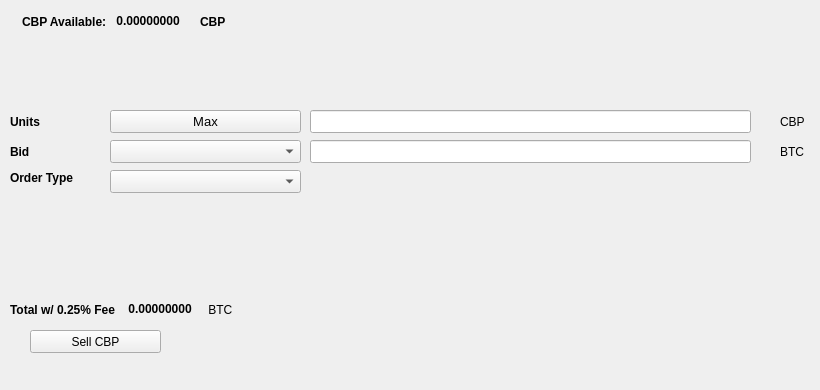
   <widget class="QWidget" name="SellTab">
    <attribute name="title">
     <string>Sell</string>
    </attribute>
    <widget class="QLabel" name="label_16">
     <property name="geometry">
      <rect>
       <x>780</x>
       <y>140</y>
       <width>31</width>
       <height>23</height>
      </rect>
     </property>
     <property name="text">
      <string>BTC</string>
     </property>
    </widget>
    <widget class="QComboBox" name="SellBidcomboBox">
     <property name="geometry">
      <rect>
       <x>110</x>
       <y>140</y>
       <width>191</width>
       <height>23</height>
      </rect>
     </property>
     <property name="font">
      <font>
       <pointsize>10</pointsize>
      </font>
     </property>
    </widget>
    <widget class="QLabel" name="label_18">
     <property name="geometry">
      <rect>
       <x>10</x>
       <y>110</y>
       <width>46</width>
       <height>23</height>
      </rect>
     </property>
     <property name="font">
      <font>
       <weight>75</weight>
       <bold>true</bold>
      </font>
     </property>
     <property name="text">
      <string>Units</string>
     </property>
    </widget>
    <widget class="QPushButton" name="Sell_Max_Amount">
     <property name="geometry">
      <rect>
       <x>110</x>
       <y>110</y>
       <width>191</width>
       <height>23</height>
      </rect>
     </property>
     <property name="font">
      <font>
       <pointsize>10</pointsize>
      </font>
     </property>
     <property name="text">
      <string>Max</string>
     </property>
    </widget>
    <widget class="QLabel" name="label_20">
     <property name="geometry">
      <rect>
       <x>10</x>
       <y>170</y>
       <width>91</width>
       <height>16</height>
      </rect>
     </property>
     <property name="font">
      <font>
       <weight>75</weight>
       <bold>true</bold>
      </font>
     </property>
     <property name="text">
      <string>Order Type</string>
     </property>
    </widget>
    <widget class="QComboBox" name="SellOrdertypeCombo">
     <property name="geometry">
      <rect>
       <x>110</x>
       <y>170</y>
       <width>191</width>
       <height>23</height>
      </rect>
     </property>
     <property name="font">
      <font>
       <pointsize>10</pointsize>
      </font>
     </property>
    </widget>
    <widget class="QLabel" name="label_21">
     <property name="geometry">
      <rect>
       <x>10</x>
       <y>140</y>
       <width>46</width>
       <height>23</height>
      </rect>
     </property>
     <property name="font">
      <font>
       <weight>75</weight>
       <bold>true</bold>
      </font>
     </property>
     <property name="text">
      <string>Bid</string>
     </property>
    </widget>
    <widget class="QLabel" name="label_22">
     <property name="geometry">
      <rect>
       <x>780</x>
       <y>110</y>
       <width>31</width>
       <height>23</height>
      </rect>
     </property>
     <property name="text">
      <string>CBP</string>
     </property>
    </widget>
    <widget class="QLineEdit" name="UnitsInputCBP">
     <property name="geometry">
      <rect>
       <x>310</x>
       <y>110</y>
       <width>441</width>
       <height>23</height>
      </rect>
     </property>
     <property name="font">
      <font>
       <pointsize>9</pointsize>
       <weight>75</weight>
       <bold>true</bold>
      </font>
     </property>
    </widget>
    <widget class="QLineEdit" name="SellBidPriceEdit">
     <property name="geometry">
      <rect>
       <x>310</x>
       <y>140</y>
       <width>441</width>
       <height>23</height>
      </rect>
     </property>
     <property name="font">
      <font>
       <pointsize>9</pointsize>
       <weight>75</weight>
       <bold>true</bold>
      </font>
     </property>
    </widget>
    <widget class="QPushButton" name="SellCBPBTN">
     <property name="geometry">
      <rect>
       <x>30</x>
       <y>330</y>
       <width>131</width>
       <height>23</height>
      </rect>
     </property>
     <property name="text">
      <string>Sell CBP</string>
     </property>
     <property name="icon">
      <iconset resource="../cbp">
       <normaloff>:/icons/bitcoin</normaloff>:/icons/bitcoin</iconset>
     </property>
    </widget>
    <widget class="QWidget" name="layoutWidget3">
     <property name="geometry">
      <rect>
       <x>22</x>
       <y>12</y>
       <width>258</width>
       <height>19</height>
      </rect>
     </property>
     <layout class="QHBoxLayout" name="horizontalLayout">
      <item>
       <widget class="QLabel" name="label232_2">
        <property name="font">
         <font>
          <weight>75</weight>
          <bold>true</bold>
         </font>
        </property>
        <property name="text">
         <string>CBP Available:</string>
        </property>
       </widget>
      </item>
      <item>
       <widget class="QLabel" name="CBPAvailableLabel">
        <property name="palette">
         <palette>
          <active>
           <colorrole role="WindowText">
            <brush brushstyle="SolidPattern">
             <color alpha="255">
              <red>0</red>
              <green>0</green>
              <blue>0</blue>
             </color>
            </brush>
           </colorrole>
           <colorrole role="Button">
            <brush brushstyle="SolidPattern">
             <color alpha="255">
              <red>0</red>
              <green>170</green>
              <blue>0</blue>
             </color>
            </brush>
           </colorrole>
           <colorrole role="Light">
            <brush brushstyle="SolidPattern">
             <color alpha="255">
              <red>0</red>
              <green>255</green>
              <blue>0</blue>
             </color>
            </brush>
           </colorrole>
           <colorrole role="Midlight">
            <brush brushstyle="SolidPattern">
             <color alpha="255">
              <red>0</red>
              <green>212</green>
              <blue>0</blue>
             </color>
            </brush>
           </colorrole>
           <colorrole role="Dark">
            <brush brushstyle="SolidPattern">
             <color alpha="255">
              <red>0</red>
              <green>85</green>
              <blue>0</blue>
             </color>
            </brush>
           </colorrole>
           <colorrole role="Mid">
            <brush brushstyle="SolidPattern">
             <color alpha="255">
              <red>0</red>
              <green>113</green>
              <blue>0</blue>
             </color>
            </brush>
           </colorrole>
           <colorrole role="Text">
            <brush brushstyle="SolidPattern">
             <color alpha="255">
              <red>0</red>
              <green>170</green>
              <blue>0</blue>
             </color>
            </brush>
           </colorrole>
           <colorrole role="BrightText">
            <brush brushstyle="SolidPattern">
             <color alpha="255">
              <red>255</red>
              <green>255</green>
              <blue>255</blue>
             </color>
            </brush>
           </colorrole>
           <colorrole role="ButtonText">
            <brush brushstyle="SolidPattern">
             <color alpha="255">
              <red>0</red>
              <green>0</green>
              <blue>0</blue>
             </color>
            </brush>
           </colorrole>
           <colorrole role="Base">
            <brush brushstyle="SolidPattern">
             <color alpha="255">
              <red>255</red>
              <green>255</green>
              <blue>255</blue>
             </color>
            </brush>
           </colorrole>
           <colorrole role="Window">
            <brush brushstyle="SolidPattern">
             <color alpha="255">
              <red>0</red>
              <green>170</green>
              <blue>0</blue>
             </color>
            </brush>
           </colorrole>
           <colorrole role="Shadow">
            <brush brushstyle="SolidPattern">
             <color alpha="255">
              <red>0</red>
              <green>0</green>
              <blue>0</blue>
             </color>
            </brush>
           </colorrole>
           <colorrole role="AlternateBase">
            <brush brushstyle="SolidPattern">
             <color alpha="255">
              <red>127</red>
              <green>212</green>
              <blue>127</blue>
             </color>
            </brush>
           </colorrole>
           <colorrole role="ToolTipBase">
            <brush brushstyle="SolidPattern">
             <color alpha="255">
              <red>255</red>
              <green>255</green>
              <blue>220</blue>
             </color>
            </brush>
           </colorrole>
           <colorrole role="ToolTipText">
            <brush brushstyle="SolidPattern">
             <color alpha="255">
              <red>0</red>
              <green>0</green>
              <blue>0</blue>
             </color>
            </brush>
           </colorrole>
          </active>
          <inactive>
           <colorrole role="WindowText">
            <brush brushstyle="SolidPattern">
             <color alpha="255">
              <red>0</red>
              <green>0</green>
              <blue>0</blue>
             </color>
            </brush>
           </colorrole>
           <colorrole role="Button">
            <brush brushstyle="SolidPattern">
             <color alpha="255">
              <red>0</red>
              <green>170</green>
              <blue>0</blue>
             </color>
            </brush>
           </colorrole>
           <colorrole role="Light">
            <brush brushstyle="SolidPattern">
             <color alpha="255">
              <red>0</red>
              <green>255</green>
              <blue>0</blue>
             </color>
            </brush>
           </colorrole>
           <colorrole role="Midlight">
            <brush brushstyle="SolidPattern">
             <color alpha="255">
              <red>0</red>
              <green>212</green>
              <blue>0</blue>
             </color>
            </brush>
           </colorrole>
           <colorrole role="Dark">
            <brush brushstyle="SolidPattern">
             <color alpha="255">
              <red>0</red>
              <green>85</green>
              <blue>0</blue>
             </color>
            </brush>
           </colorrole>
           <colorrole role="Mid">
            <brush brushstyle="SolidPattern">
             <color alpha="255">
              <red>0</red>
              <green>113</green>
              <blue>0</blue>
             </color>
            </brush>
           </colorrole>
           <colorrole role="Text">
            <brush brushstyle="SolidPattern">
             <color alpha="255">
              <red>0</red>
              <green>170</green>
              <blue>0</blue>
             </color>
            </brush>
           </colorrole>
           <colorrole role="BrightText">
            <brush brushstyle="SolidPattern">
             <color alpha="255">
              <red>255</red>
              <green>255</green>
              <blue>255</blue>
             </color>
            </brush>
           </colorrole>
           <colorrole role="ButtonText">
            <brush brushstyle="SolidPattern">
             <color alpha="255">
              <red>0</red>
              <green>0</green>
              <blue>0</blue>
             </color>
            </brush>
           </colorrole>
           <colorrole role="Base">
            <brush brushstyle="SolidPattern">
             <color alpha="255">
              <red>255</red>
              <green>255</green>
              <blue>255</blue>
             </color>
            </brush>
           </colorrole>
           <colorrole role="Window">
            <brush brushstyle="SolidPattern">
             <color alpha="255">
              <red>0</red>
              <green>170</green>
              <blue>0</blue>
             </color>
            </brush>
           </colorrole>
           <colorrole role="Shadow">
            <brush brushstyle="SolidPattern">
             <color alpha="255">
              <red>0</red>
              <green>0</green>
              <blue>0</blue>
             </color>
            </brush>
           </colorrole>
           <colorrole role="AlternateBase">
            <brush brushstyle="SolidPattern">
             <color alpha="255">
              <red>127</red>
              <green>212</green>
              <blue>127</blue>
             </color>
            </brush>
           </colorrole>
           <colorrole role="ToolTipBase">
            <brush brushstyle="SolidPattern">
             <color alpha="255">
              <red>255</red>
              <green>255</green>
              <blue>220</blue>
             </color>
            </brush>
           </colorrole>
           <colorrole role="ToolTipText">
            <brush brushstyle="SolidPattern">
             <color alpha="255">
              <red>0</red>
              <green>0</green>
              <blue>0</blue>
             </color>
            </brush>
           </colorrole>
          </inactive>
          <disabled>
           <colorrole role="WindowText">
            <brush brushstyle="SolidPattern">
             <color alpha="255">
              <red>0</red>
              <green>85</green>
              <blue>0</blue>
             </color>
            </brush>
           </colorrole>
           <colorrole role="Button">
            <brush brushstyle="SolidPattern">
             <color alpha="255">
              <red>0</red>
              <green>170</green>
              <blue>0</blue>
             </color>
            </brush>
           </colorrole>
           <colorrole role="Light">
            <brush brushstyle="SolidPattern">
             <color alpha="255">
              <red>0</red>
              <green>255</green>
              <blue>0</blue>
             </color>
            </brush>
           </colorrole>
           <colorrole role="Midlight">
            <brush brushstyle="SolidPattern">
             <color alpha="255">
              <red>0</red>
              <green>212</green>
              <blue>0</blue>
             </color>
            </brush>
           </colorrole>
           <colorrole role="Dark">
            <brush brushstyle="SolidPattern">
             <color alpha="255">
              <red>0</red>
              <green>85</green>
              <blue>0</blue>
             </color>
            </brush>
           </colorrole>
           <colorrole role="Mid">
            <brush brushstyle="SolidPattern">
             <color alpha="255">
              <red>0</red>
              <green>113</green>
              <blue>0</blue>
             </color>
            </brush>
           </colorrole>
           <colorrole role="Text">
            <brush brushstyle="SolidPattern">
             <color alpha="255">
              <red>0</red>
              <green>85</green>
              <blue>0</blue>
             </color>
            </brush>
           </colorrole>
           <colorrole role="BrightText">
            <brush brushstyle="SolidPattern">
             <color alpha="255">
              <red>255</red>
              <green>255</green>
              <blue>255</blue>
             </color>
            </brush>
           </colorrole>
           <colorrole role="ButtonText">
            <brush brushstyle="SolidPattern">
             <color alpha="255">
              <red>0</red>
              <green>85</green>
              <blue>0</blue>
             </color>
            </brush>
           </colorrole>
           <colorrole role="Base">
            <brush brushstyle="SolidPattern">
             <color alpha="255">
              <red>0</red>
              <green>170</green>
              <blue>0</blue>
             </color>
            </brush>
           </colorrole>
           <colorrole role="Window">
            <brush brushstyle="SolidPattern">
             <color alpha="255">
              <red>0</red>
              <green>170</green>
              <blue>0</blue>
             </color>
            </brush>
           </colorrole>
           <colorrole role="Shadow">
            <brush brushstyle="SolidPattern">
             <color alpha="255">
              <red>0</red>
              <green>0</green>
              <blue>0</blue>
             </color>
            </brush>
           </colorrole>
           <colorrole role="AlternateBase">
            <brush brushstyle="SolidPattern">
             <color alpha="255">
              <red>0</red>
              <green>170</green>
              <blue>0</blue>
             </color>
            </brush>
           </colorrole>
           <colorrole role="ToolTipBase">
            <brush brushstyle="SolidPattern">
             <color alpha="255">
              <red>255</red>
              <green>255</green>
              <blue>220</blue>
             </color>
            </brush>
           </colorrole>
           <colorrole role="ToolTipText">
            <brush brushstyle="SolidPattern">
             <color alpha="255">
              <red>0</red>
              <green>0</green>
              <blue>0</blue>
             </color>
            </brush>
           </colorrole>
          </disabled>
         </palette>
        </property>
        <property name="font">
         <font>
          <weight>75</weight>
          <bold>true</bold>
         </font>
        </property>
        <property name="text">
         <string> 0.00000000 </string>
        </property>
        <property name="textInteractionFlags">
         <set>Qt::LinksAccessibleByMouse|Qt::TextSelectableByKeyboard|Qt::TextSelectableByMouse</set>
        </property>
       </widget>
      </item>
      <item>
       <widget class="QLabel" name="labelCBP">
        <property name="font">
         <font>
          <weight>75</weight>
          <bold>true</bold>
         </font>
        </property>
        <property name="text">
         <string>CBP</string>
        </property>
       </widget>
      </item>
     </layout>
    </widget>
    <widget class="QWidget" name="layoutWidget">
     <property name="geometry">
      <rect>
       <x>10</x>
       <y>300</y>
       <width>268</width>
       <height>19</height>
      </rect>
     </property>
     <layout class="QHBoxLayout" name="horizontalLayout_2">
      <item>
       <widget class="QLabel" name="label_19">
        <property name="font">
         <font>
          <weight>75</weight>
          <bold>true</bold>
         </font>
        </property>
        <property name="text">
         <string>Total w/ 0.25% Fee </string>
        </property>
       </widget>
      </item>
      <item>
       <widget class="QLabel" name="SellCostLabel">
        <property name="palette">
         <palette>
          <active>
           <colorrole role="WindowText">
            <brush brushstyle="SolidPattern">
             <color alpha="255">
              <red>0</red>
              <green>0</green>
              <blue>0</blue>
             </color>
            </brush>
           </colorrole>
           <colorrole role="Button">
            <brush brushstyle="SolidPattern">
             <color alpha="255">
              <red>0</red>
              <green>170</green>
              <blue>0</blue>
             </color>
            </brush>
           </colorrole>
           <colorrole role="Light">
            <brush brushstyle="SolidPattern">
             <color alpha="255">
              <red>0</red>
              <green>255</green>
              <blue>0</blue>
             </color>
            </brush>
           </colorrole>
           <colorrole role="Midlight">
            <brush brushstyle="SolidPattern">
             <color alpha="255">
              <red>0</red>
              <green>212</green>
              <blue>0</blue>
             </color>
            </brush>
           </colorrole>
           <colorrole role="Dark">
            <brush brushstyle="SolidPattern">
             <color alpha="255">
              <red>0</red>
              <green>85</green>
              <blue>0</blue>
             </color>
            </brush>
           </colorrole>
           <colorrole role="Mid">
            <brush brushstyle="SolidPattern">
             <color alpha="255">
              <red>0</red>
              <green>113</green>
              <blue>0</blue>
             </color>
            </brush>
           </colorrole>
           <colorrole role="Text">
            <brush brushstyle="SolidPattern">
             <color alpha="255">
              <red>0</red>
              <green>170</green>
              <blue>0</blue>
             </color>
            </brush>
           </colorrole>
           <colorrole role="BrightText">
            <brush brushstyle="SolidPattern">
             <color alpha="255">
              <red>255</red>
              <green>255</green>
              <blue>255</blue>
             </color>
            </brush>
           </colorrole>
           <colorrole role="ButtonText">
            <brush brushstyle="SolidPattern">
             <color alpha="255">
              <red>0</red>
              <green>0</green>
              <blue>0</blue>
             </color>
            </brush>
           </colorrole>
           <colorrole role="Base">
            <brush brushstyle="SolidPattern">
             <color alpha="255">
              <red>255</red>
              <green>255</green>
              <blue>255</blue>
             </color>
            </brush>
           </colorrole>
           <colorrole role="Window">
            <brush brushstyle="SolidPattern">
             <color alpha="255">
              <red>0</red>
              <green>170</green>
              <blue>0</blue>
             </color>
            </brush>
           </colorrole>
           <colorrole role="Shadow">
            <brush brushstyle="SolidPattern">
             <color alpha="255">
              <red>0</red>
              <green>0</green>
              <blue>0</blue>
             </color>
            </brush>
           </colorrole>
           <colorrole role="AlternateBase">
            <brush brushstyle="SolidPattern">
             <color alpha="255">
              <red>127</red>
              <green>212</green>
              <blue>127</blue>
             </color>
            </brush>
           </colorrole>
           <colorrole role="ToolTipBase">
            <brush brushstyle="SolidPattern">
             <color alpha="255">
              <red>255</red>
              <green>255</green>
              <blue>220</blue>
             </color>
            </brush>
           </colorrole>
           <colorrole role="ToolTipText">
            <brush brushstyle="SolidPattern">
             <color alpha="255">
              <red>0</red>
              <green>0</green>
              <blue>0</blue>
             </color>
            </brush>
           </colorrole>
          </active>
          <inactive>
           <colorrole role="WindowText">
            <brush brushstyle="SolidPattern">
             <color alpha="255">
              <red>0</red>
              <green>0</green>
              <blue>0</blue>
             </color>
            </brush>
           </colorrole>
           <colorrole role="Button">
            <brush brushstyle="SolidPattern">
             <color alpha="255">
              <red>0</red>
              <green>170</green>
              <blue>0</blue>
             </color>
            </brush>
           </colorrole>
           <colorrole role="Light">
            <brush brushstyle="SolidPattern">
             <color alpha="255">
              <red>0</red>
              <green>255</green>
              <blue>0</blue>
             </color>
            </brush>
           </colorrole>
           <colorrole role="Midlight">
            <brush brushstyle="SolidPattern">
             <color alpha="255">
              <red>0</red>
              <green>212</green>
              <blue>0</blue>
             </color>
            </brush>
           </colorrole>
           <colorrole role="Dark">
            <brush brushstyle="SolidPattern">
             <color alpha="255">
              <red>0</red>
              <green>85</green>
              <blue>0</blue>
             </color>
            </brush>
           </colorrole>
           <colorrole role="Mid">
            <brush brushstyle="SolidPattern">
             <color alpha="255">
              <red>0</red>
              <green>113</green>
              <blue>0</blue>
             </color>
            </brush>
           </colorrole>
           <colorrole role="Text">
            <brush brushstyle="SolidPattern">
             <color alpha="255">
              <red>0</red>
              <green>170</green>
              <blue>0</blue>
             </color>
            </brush>
           </colorrole>
           <colorrole role="BrightText">
            <brush brushstyle="SolidPattern">
             <color alpha="255">
              <red>255</red>
              <green>255</green>
              <blue>255</blue>
             </color>
            </brush>
           </colorrole>
           <colorrole role="ButtonText">
            <brush brushstyle="SolidPattern">
             <color alpha="255">
              <red>0</red>
              <green>0</green>
              <blue>0</blue>
             </color>
            </brush>
           </colorrole>
           <colorrole role="Base">
            <brush brushstyle="SolidPattern">
             <color alpha="255">
              <red>255</red>
              <green>255</green>
              <blue>255</blue>
             </color>
            </brush>
           </colorrole>
           <colorrole role="Window">
            <brush brushstyle="SolidPattern">
             <color alpha="255">
              <red>0</red>
              <green>170</green>
              <blue>0</blue>
             </color>
            </brush>
           </colorrole>
           <colorrole role="Shadow">
            <brush brushstyle="SolidPattern">
             <color alpha="255">
              <red>0</red>
              <green>0</green>
              <blue>0</blue>
             </color>
            </brush>
           </colorrole>
           <colorrole role="AlternateBase">
            <brush brushstyle="SolidPattern">
             <color alpha="255">
              <red>127</red>
              <green>212</green>
              <blue>127</blue>
             </color>
            </brush>
           </colorrole>
           <colorrole role="ToolTipBase">
            <brush brushstyle="SolidPattern">
             <color alpha="255">
              <red>255</red>
              <green>255</green>
              <blue>220</blue>
             </color>
            </brush>
           </colorrole>
           <colorrole role="ToolTipText">
            <brush brushstyle="SolidPattern">
             <color alpha="255">
              <red>0</red>
              <green>0</green>
              <blue>0</blue>
             </color>
            </brush>
           </colorrole>
          </inactive>
          <disabled>
           <colorrole role="WindowText">
            <brush brushstyle="SolidPattern">
             <color alpha="255">
              <red>0</red>
              <green>85</green>
              <blue>0</blue>
             </color>
            </brush>
           </colorrole>
           <colorrole role="Button">
            <brush brushstyle="SolidPattern">
             <color alpha="255">
              <red>0</red>
              <green>170</green>
              <blue>0</blue>
             </color>
            </brush>
           </colorrole>
           <colorrole role="Light">
            <brush brushstyle="SolidPattern">
             <color alpha="255">
              <red>0</red>
              <green>255</green>
              <blue>0</blue>
             </color>
            </brush>
           </colorrole>
           <colorrole role="Midlight">
            <brush brushstyle="SolidPattern">
             <color alpha="255">
              <red>0</red>
              <green>212</green>
              <blue>0</blue>
             </color>
            </brush>
           </colorrole>
           <colorrole role="Dark">
            <brush brushstyle="SolidPattern">
             <color alpha="255">
              <red>0</red>
              <green>85</green>
              <blue>0</blue>
             </color>
            </brush>
           </colorrole>
           <colorrole role="Mid">
            <brush brushstyle="SolidPattern">
             <color alpha="255">
              <red>0</red>
              <green>113</green>
              <blue>0</blue>
             </color>
            </brush>
           </colorrole>
           <colorrole role="Text">
            <brush brushstyle="SolidPattern">
             <color alpha="255">
              <red>0</red>
              <green>85</green>
              <blue>0</blue>
             </color>
            </brush>
           </colorrole>
           <colorrole role="BrightText">
            <brush brushstyle="SolidPattern">
             <color alpha="255">
              <red>255</red>
              <green>255</green>
              <blue>255</blue>
             </color>
            </brush>
           </colorrole>
           <colorrole role="ButtonText">
            <brush brushstyle="SolidPattern">
             <color alpha="255">
              <red>0</red>
              <green>85</green>
              <blue>0</blue>
             </color>
            </brush>
           </colorrole>
           <colorrole role="Base">
            <brush brushstyle="SolidPattern">
             <color alpha="255">
              <red>0</red>
              <green>170</green>
              <blue>0</blue>
             </color>
            </brush>
           </colorrole>
           <colorrole role="Window">
            <brush brushstyle="SolidPattern">
             <color alpha="255">
              <red>0</red>
              <green>170</green>
              <blue>0</blue>
             </color>
            </brush>
           </colorrole>
           <colorrole role="Shadow">
            <brush brushstyle="SolidPattern">
             <color alpha="255">
              <red>0</red>
              <green>0</green>
              <blue>0</blue>
             </color>
            </brush>
           </colorrole>
           <colorrole role="AlternateBase">
            <brush brushstyle="SolidPattern">
             <color alpha="255">
              <red>0</red>
              <green>170</green>
              <blue>0</blue>
             </color>
            </brush>
           </colorrole>
           <colorrole role="ToolTipBase">
            <brush brushstyle="SolidPattern">
             <color alpha="255">
              <red>255</red>
              <green>255</green>
              <blue>220</blue>
             </color>
            </brush>
           </colorrole>
           <colorrole role="ToolTipText">
            <brush brushstyle="SolidPattern">
             <color alpha="255">
              <red>0</red>
              <green>0</green>
              <blue>0</blue>
             </color>
            </brush>
           </colorrole>
          </disabled>
         </palette>
        </property>
        <property name="font">
         <font>
          <weight>75</weight>
          <bold>true</bold>
         </font>
        </property>
        <property name="autoFillBackground">
         <bool>false</bool>
        </property>
        <property name="text">
         <string> 0.00000000</string>
        </property>
        <property name="textInteractionFlags">
         <set>Qt::LinksAccessibleByMouse|Qt::TextSelectableByMouse</set>
        </property>
       </widget>
      </item>
      <item>
       <widget class="QLabel" name="label_17">
        <property name="font">
         <font>
          <weight>50</weight>
          <bold>false</bold>
         </font>
        </property>
        <property name="text">
         <string> BTC</string>
        </property>
       </widget>
      </item>
     </layout>
    </widget>
    <widget class="QLabel" name="label_23">
     <property name="geometry">
      <rect>
       <x>460</x>
       <y>300</y>
       <width>281</width>
       <height>81</height>
      </rect>
     </property>
     <property name="text">
      <string/>
     </property>
     <property name="pixmap">
      <pixmap>:/images/bittrex</pixmap>
     </property>
    </widget>
   </widget>
